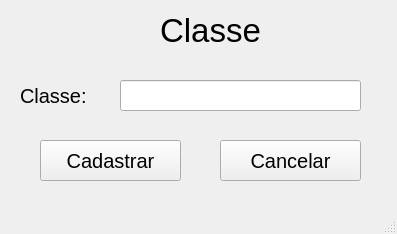
<?xml version="1.0" encoding="UTF-8"?>
<ui version="4.0">
 <class>MainWindow</class>
 <widget class="QMainWindow" name="MainWindow">
  <property name="geometry">
   <rect>
    <x>0</x>
    <y>0</y>
    <width>397</width>
    <height>234</height>
   </rect>
  </property>
  <property name="windowTitle">
   <string>MainWindow</string>
  </property>
  <widget class="QWidget" name="centralwidget">
   <widget class="QLabel" name="txtClasse">
    <property name="geometry">
     <rect>
      <x>20</x>
      <y>80</y>
      <width>111</width>
      <height>31</height>
     </rect>
    </property>
    <property name="font">
     <font>
      <pointsize>15</pointsize>
     </font>
    </property>
    <property name="text">
     <string>Classe:</string>
    </property>
   </widget>
   <widget class="QLineEdit" name="edtClasse">
    <property name="geometry">
     <rect>
      <x>120</x>
      <y>80</y>
      <width>241</width>
      <height>31</height>
     </rect>
    </property>
   </widget>
   <widget class="QLabel" name="txtClasse_2">
    <property name="geometry">
     <rect>
      <x>160</x>
      <y>10</y>
      <width>111</width>
      <height>41</height>
     </rect>
    </property>
    <property name="font">
     <font>
      <pointsize>25</pointsize>
     </font>
    </property>
    <property name="text">
     <string>Classe</string>
    </property>
   </widget>
   <widget class="QPushButton" name="btnCadastrar">
    <property name="geometry">
     <rect>
      <x>40</x>
      <y>140</y>
      <width>141</width>
      <height>41</height>
     </rect>
    </property>
    <property name="font">
     <font>
      <pointsize>15</pointsize>
     </font>
    </property>
    <property name="text">
     <string>Cadastrar</string>
    </property>
   </widget>
   <widget class="QPushButton" name="btnCancelar">
    <property name="geometry">
     <rect>
      <x>220</x>
      <y>140</y>
      <width>141</width>
      <height>41</height>
     </rect>
    </property>
    <property name="font">
     <font>
      <pointsize>15</pointsize>
     </font>
    </property>
    <property name="text">
     <string>Cancelar</string>
    </property>
   </widget>
  </widget>
  <widget class="QMenuBar" name="menubar">
   <property name="geometry">
    <rect>
     <x>0</x>
     <y>0</y>
     <width>397</width>
     <height>21</height>
    </rect>
   </property>
  </widget>
  <widget class="QStatusBar" name="statusbar"/>
 </widget>
 <resources/>
 <connections/>
</ui>
